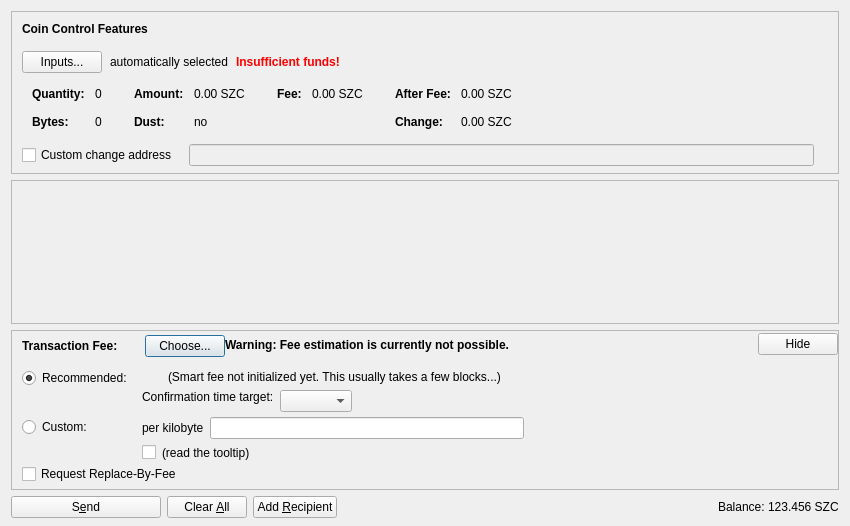
<?xml version="1.0" encoding="UTF-8"?>
<ui version="4.0">
 <class>SendCoinsDialog</class>
 <widget class="QDialog" name="SendCoinsDialog">
  <property name="geometry">
   <rect>
    <x>0</x>
    <y>0</y>
    <width>850</width>
    <height>526</height>
   </rect>
  </property>
  <property name="windowTitle">
   <string>Send Coins</string>
  </property>
  <layout class="QVBoxLayout" name="verticalLayout" stretch="0,1,0,0">
   <property name="bottomMargin">
    <number>8</number>
   </property>
   <item>
    <widget class="QFrame" name="frameCoinControl">
     <property name="sizePolicy">
      <sizepolicy hsizetype="Expanding" vsizetype="Expanding">
       <horstretch>0</horstretch>
       <verstretch>0</verstretch>
      </sizepolicy>
     </property>
     <property name="maximumSize">
      <size>
       <width>16777215</width>
       <height>16777215</height>
      </size>
     </property>
     <property name="frameShape">
      <enum>QFrame::StyledPanel</enum>
     </property>
     <property name="frameShadow">
      <enum>QFrame::Sunken</enum>
     </property>
     <layout class="QVBoxLayout" name="verticalLayoutCoinControl2">
      <property name="spacing">
       <number>0</number>
      </property>
      <property name="leftMargin">
       <number>0</number>
      </property>
      <property name="topMargin">
       <number>0</number>
      </property>
      <property name="rightMargin">
       <number>0</number>
      </property>
      <property name="bottomMargin">
       <number>6</number>
      </property>
      <item>
       <layout class="QVBoxLayout" name="verticalLayoutCoinControl" stretch="0,0,0,0,1">
        <property name="spacing">
         <number>0</number>
        </property>
        <property name="leftMargin">
         <number>10</number>
        </property>
        <property name="topMargin">
         <number>10</number>
        </property>
        <item>
         <layout class="QHBoxLayout" name="horizontalLayoutCoinControl1">
          <property name="bottomMargin">
           <number>15</number>
          </property>
          <item>
           <widget class="QLabel" name="labelCoinControlFeatures">
            <property name="sizePolicy">
             <sizepolicy hsizetype="Preferred" vsizetype="Maximum">
              <horstretch>0</horstretch>
              <verstretch>0</verstretch>
             </sizepolicy>
            </property>
            <property name="font">
             <font>
              <weight>75</weight>
              <bold>true</bold>
             </font>
            </property>
            <property name="styleSheet">
             <string notr="true">font-weight:bold;</string>
            </property>
            <property name="text">
             <string>Coin Control Features</string>
            </property>
           </widget>
          </item>
         </layout>
        </item>
        <item>
         <layout class="QHBoxLayout" name="horizontalLayoutCoinControl2" stretch="0,0,0,0">
          <property name="spacing">
           <number>8</number>
          </property>
          <property name="bottomMargin">
           <number>10</number>
          </property>
          <item>
           <widget class="QPushButton" name="pushButtonCoinControl">
            <property name="styleSheet">
             <string notr="true"/>
            </property>
            <property name="text">
             <string>Inputs...</string>
            </property>
            <property name="autoDefault">
             <bool>false</bool>
            </property>
           </widget>
          </item>
          <item>
           <widget class="QLabel" name="labelCoinControlAutomaticallySelected">
            <property name="text">
             <string>automatically selected</string>
            </property>
            <property name="margin">
             <number>5</number>
            </property>
           </widget>
          </item>
          <item>
           <widget class="QLabel" name="labelCoinControlInsuffFunds">
            <property name="font">
             <font>
              <weight>75</weight>
              <bold>true</bold>
             </font>
            </property>
            <property name="styleSheet">
             <string notr="true">color:red;font-weight:bold;</string>
            </property>
            <property name="text">
             <string>Insufficient funds!</string>
            </property>
            <property name="margin">
             <number>5</number>
            </property>
           </widget>
          </item>
          <item>
           <spacer name="horizontalSpacerCoinControl">
            <property name="orientation">
             <enum>Qt::Horizontal</enum>
            </property>
            <property name="sizeHint" stdset="0">
             <size>
              <width>40</width>
              <height>1</height>
             </size>
            </property>
           </spacer>
          </item>
         </layout>
        </item>
        <item>
         <widget class="QWidget" name="widgetCoinControl" native="true">
          <property name="sizePolicy">
           <sizepolicy hsizetype="Preferred" vsizetype="Preferred">
            <horstretch>0</horstretch>
            <verstretch>0</verstretch>
           </sizepolicy>
          </property>
          <property name="minimumSize">
           <size>
            <width>0</width>
            <height>0</height>
           </size>
          </property>
          <property name="styleSheet">
           <string notr="true"/>
          </property>
          <layout class="QHBoxLayout" name="horizontalLayoutCoinControl5">
           <property name="leftMargin">
            <number>0</number>
           </property>
           <property name="topMargin">
            <number>0</number>
           </property>
           <property name="rightMargin">
            <number>0</number>
           </property>
           <property name="bottomMargin">
            <number>0</number>
           </property>
           <item>
            <layout class="QHBoxLayout" name="horizontalLayoutCoinControl3" stretch="0,0,0,1">
             <property name="spacing">
              <number>20</number>
             </property>
             <property name="topMargin">
              <number>0</number>
             </property>
             <property name="bottomMargin">
              <number>10</number>
             </property>
             <item>
              <layout class="QFormLayout" name="formLayoutCoinControl1">
               <property name="horizontalSpacing">
                <number>10</number>
               </property>
               <property name="verticalSpacing">
                <number>14</number>
               </property>
               <property name="leftMargin">
                <number>10</number>
               </property>
               <property name="topMargin">
                <number>4</number>
               </property>
               <property name="rightMargin">
                <number>6</number>
               </property>
               <item row="0" column="0">
                <widget class="QLabel" name="labelCoinControlQuantityText">
                 <property name="font">
                  <font>
                   <weight>75</weight>
                   <bold>true</bold>
                  </font>
                 </property>
                 <property name="text">
                  <string>Quantity:</string>
                 </property>
                 <property name="margin">
                  <number>0</number>
                 </property>
                </widget>
               </item>
               <item row="0" column="1">
                <widget class="QLabel" name="labelCoinControlQuantity">
                 <property name="cursor">
                  <cursorShape>IBeamCursor</cursorShape>
                 </property>
                 <property name="contextMenuPolicy">
                  <enum>Qt::ActionsContextMenu</enum>
                 </property>
                 <property name="text">
                  <string notr="true">0</string>
                 </property>
                 <property name="margin">
                  <number>0</number>
                 </property>
                 <property name="textInteractionFlags">
                  <set>Qt::LinksAccessibleByMouse|Qt::TextSelectableByKeyboard|Qt::TextSelectableByMouse</set>
                 </property>
                </widget>
               </item>
               <item row="1" column="0">
                <widget class="QLabel" name="labelCoinControlBytesText">
                 <property name="font">
                  <font>
                   <weight>75</weight>
                   <bold>true</bold>
                  </font>
                 </property>
                 <property name="text">
                  <string>Bytes:</string>
                 </property>
                </widget>
               </item>
               <item row="1" column="1">
                <widget class="QLabel" name="labelCoinControlBytes">
                 <property name="cursor">
                  <cursorShape>IBeamCursor</cursorShape>
                 </property>
                 <property name="contextMenuPolicy">
                  <enum>Qt::ActionsContextMenu</enum>
                 </property>
                 <property name="text">
                  <string notr="true">0</string>
                 </property>
                 <property name="textInteractionFlags">
                  <set>Qt::LinksAccessibleByMouse|Qt::TextSelectableByKeyboard|Qt::TextSelectableByMouse</set>
                 </property>
                </widget>
               </item>
              </layout>
             </item>
             <item>
              <layout class="QFormLayout" name="formLayoutCoinControl2">
               <property name="horizontalSpacing">
                <number>10</number>
               </property>
               <property name="verticalSpacing">
                <number>14</number>
               </property>
               <property name="leftMargin">
                <number>6</number>
               </property>
               <property name="topMargin">
                <number>4</number>
               </property>
               <property name="rightMargin">
                <number>6</number>
               </property>
               <item row="0" column="0">
                <widget class="QLabel" name="labelCoinControlAmountText">
                 <property name="font">
                  <font>
                   <weight>75</weight>
                   <bold>true</bold>
                  </font>
                 </property>
                 <property name="text">
                  <string>Amount:</string>
                 </property>
                 <property name="margin">
                  <number>0</number>
                 </property>
                </widget>
               </item>
               <item row="0" column="1">
                <widget class="QLabel" name="labelCoinControlAmount">
                 <property name="cursor">
                  <cursorShape>IBeamCursor</cursorShape>
                 </property>
                 <property name="contextMenuPolicy">
                  <enum>Qt::ActionsContextMenu</enum>
                 </property>
                 <property name="text">
                  <string notr="true">0.00 SZC</string>
                 </property>
                 <property name="textInteractionFlags">
                  <set>Qt::LinksAccessibleByMouse|Qt::TextSelectableByKeyboard|Qt::TextSelectableByMouse</set>
                 </property>
                </widget>
               </item>
               <item row="1" column="0">
                <widget class="QLabel" name="labelCoinControlLowOutputText">
                 <property name="font">
                  <font>
                   <weight>75</weight>
                   <bold>true</bold>
                  </font>
                 </property>
                 <property name="text">
                  <string>Dust:</string>
                 </property>
                </widget>
               </item>
               <item row="1" column="1">
                <widget class="QLabel" name="labelCoinControlLowOutput">
                 <property name="cursor">
                  <cursorShape>IBeamCursor</cursorShape>
                 </property>
                 <property name="contextMenuPolicy">
                  <enum>Qt::ActionsContextMenu</enum>
                 </property>
                 <property name="text">
                  <string notr="true">no</string>
                 </property>
                 <property name="textInteractionFlags">
                  <set>Qt::LinksAccessibleByMouse|Qt::TextSelectableByKeyboard|Qt::TextSelectableByMouse</set>
                 </property>
                </widget>
               </item>
              </layout>
             </item>
             <item>
              <layout class="QFormLayout" name="formLayoutCoinControl3">
               <property name="horizontalSpacing">
                <number>10</number>
               </property>
               <property name="verticalSpacing">
                <number>14</number>
               </property>
               <property name="leftMargin">
                <number>6</number>
               </property>
               <property name="topMargin">
                <number>4</number>
               </property>
               <property name="rightMargin">
                <number>6</number>
               </property>
               <item row="0" column="0">
                <widget class="QLabel" name="labelCoinControlFeeText">
                 <property name="font">
                  <font>
                   <weight>75</weight>
                   <bold>true</bold>
                  </font>
                 </property>
                 <property name="text">
                  <string>Fee:</string>
                 </property>
                 <property name="margin">
                  <number>0</number>
                 </property>
                </widget>
               </item>
               <item row="0" column="1">
                <widget class="QLabel" name="labelCoinControlFee">
                 <property name="cursor">
                  <cursorShape>IBeamCursor</cursorShape>
                 </property>
                 <property name="contextMenuPolicy">
                  <enum>Qt::ActionsContextMenu</enum>
                 </property>
                 <property name="text">
                  <string notr="true">0.00 SZC</string>
                 </property>
                 <property name="textInteractionFlags">
                  <set>Qt::LinksAccessibleByMouse|Qt::TextSelectableByKeyboard|Qt::TextSelectableByMouse</set>
                 </property>
                </widget>
               </item>
              </layout>
             </item>
             <item>
              <layout class="QFormLayout" name="formLayoutCoinControl4">
               <property name="horizontalSpacing">
                <number>10</number>
               </property>
               <property name="verticalSpacing">
                <number>14</number>
               </property>
               <property name="leftMargin">
                <number>6</number>
               </property>
               <property name="topMargin">
                <number>4</number>
               </property>
               <property name="rightMargin">
                <number>6</number>
               </property>
               <item row="0" column="0">
                <widget class="QLabel" name="labelCoinControlAfterFeeText">
                 <property name="font">
                  <font>
                   <weight>75</weight>
                   <bold>true</bold>
                  </font>
                 </property>
                 <property name="text">
                  <string>After Fee:</string>
                 </property>
                 <property name="margin">
                  <number>0</number>
                 </property>
                </widget>
               </item>
               <item row="0" column="1">
                <widget class="QLabel" name="labelCoinControlAfterFee">
                 <property name="cursor">
                  <cursorShape>IBeamCursor</cursorShape>
                 </property>
                 <property name="contextMenuPolicy">
                  <enum>Qt::ActionsContextMenu</enum>
                 </property>
                 <property name="text">
                  <string notr="true">0.00 SZC</string>
                 </property>
                 <property name="textInteractionFlags">
                  <set>Qt::LinksAccessibleByMouse|Qt::TextSelectableByKeyboard|Qt::TextSelectableByMouse</set>
                 </property>
                </widget>
               </item>
               <item row="1" column="0">
                <widget class="QLabel" name="labelCoinControlChangeText">
                 <property name="font">
                  <font>
                   <weight>75</weight>
                   <bold>true</bold>
                  </font>
                 </property>
                 <property name="text">
                  <string>Change:</string>
                 </property>
                </widget>
               </item>
               <item row="1" column="1">
                <widget class="QLabel" name="labelCoinControlChange">
                 <property name="cursor">
                  <cursorShape>IBeamCursor</cursorShape>
                 </property>
                 <property name="contextMenuPolicy">
                  <enum>Qt::ActionsContextMenu</enum>
                 </property>
                 <property name="text">
                  <string notr="true">0.00 SZC</string>
                 </property>
                 <property name="textInteractionFlags">
                  <set>Qt::LinksAccessibleByMouse|Qt::TextSelectableByKeyboard|Qt::TextSelectableByMouse</set>
                 </property>
                </widget>
               </item>
              </layout>
             </item>
            </layout>
           </item>
          </layout>
         </widget>
        </item>
        <item>
         <layout class="QHBoxLayout" name="horizontalLayoutCoinControl4" stretch="0,0,0">
          <property name="spacing">
           <number>12</number>
          </property>
          <property name="sizeConstraint">
           <enum>QLayout::SetDefaultConstraint</enum>
          </property>
          <property name="topMargin">
           <number>5</number>
          </property>
          <property name="rightMargin">
           <number>5</number>
          </property>
          <item>
           <widget class="QCheckBox" name="checkBoxCoinControlChange">
            <property name="toolTip">
             <string>If this is activated, but the change address is empty or invalid, change will be sent to a newly generated address.</string>
            </property>
            <property name="text">
             <string>Custom change address</string>
            </property>
           </widget>
          </item>
          <item>
           <widget class="QValidatedLineEdit" name="lineEditCoinControlChange">
            <property name="enabled">
             <bool>false</bool>
            </property>
            <property name="sizePolicy">
             <sizepolicy hsizetype="Expanding" vsizetype="Fixed">
              <horstretch>0</horstretch>
              <verstretch>0</verstretch>
             </sizepolicy>
            </property>
           </widget>
          </item>
          <item>
           <widget class="QLabel" name="labelCoinControlChangeLabel">
            <property name="sizePolicy">
             <sizepolicy hsizetype="Preferred" vsizetype="Expanding">
              <horstretch>0</horstretch>
              <verstretch>0</verstretch>
             </sizepolicy>
            </property>
            <property name="minimumSize">
             <size>
              <width>0</width>
              <height>0</height>
             </size>
            </property>
            <property name="text">
             <string/>
            </property>
            <property name="margin">
             <number>3</number>
            </property>
           </widget>
          </item>
         </layout>
        </item>
        <item>
         <spacer name="verticalSpacerCoinControl">
          <property name="orientation">
           <enum>Qt::Vertical</enum>
          </property>
          <property name="sizeHint" stdset="0">
           <size>
            <width>800</width>
            <height>1</height>
           </size>
          </property>
         </spacer>
        </item>
       </layout>
      </item>
     </layout>
    </widget>
   </item>
   <item>
    <widget class="QScrollArea" name="scrollArea">
     <property name="widgetResizable">
      <bool>true</bool>
     </property>
     <widget class="QWidget" name="scrollAreaWidgetContents">
      <property name="geometry">
       <rect>
        <x>0</x>
        <y>0</y>
        <width>830</width>
        <height>104</height>
       </rect>
      </property>
      <layout class="QVBoxLayout" name="verticalLayout_2" stretch="0,1">
       <property name="leftMargin">
        <number>0</number>
       </property>
       <property name="topMargin">
        <number>0</number>
       </property>
       <property name="rightMargin">
        <number>0</number>
       </property>
       <property name="bottomMargin">
        <number>0</number>
       </property>
       <item>
        <layout class="QVBoxLayout" name="entries">
         <property name="spacing">
          <number>6</number>
         </property>
        </layout>
       </item>
       <item>
        <spacer name="verticalSpacer">
         <property name="orientation">
          <enum>Qt::Vertical</enum>
         </property>
         <property name="sizeHint" stdset="0">
          <size>
           <width>20</width>
           <height>40</height>
          </size>
         </property>
        </spacer>
       </item>
      </layout>
     </widget>
    </widget>
   </item>
   <item>
    <widget class="QFrame" name="frameFee">
     <property name="sizePolicy">
      <sizepolicy hsizetype="Expanding" vsizetype="Expanding">
       <horstretch>0</horstretch>
       <verstretch>0</verstretch>
      </sizepolicy>
     </property>
     <property name="maximumSize">
      <size>
       <width>16777215</width>
       <height>16777215</height>
      </size>
     </property>
     <property name="frameShape">
      <enum>QFrame::StyledPanel</enum>
     </property>
     <property name="frameShadow">
      <enum>QFrame::Sunken</enum>
     </property>
     <layout class="QVBoxLayout" name="verticalLayoutFee1">
      <property name="spacing">
       <number>0</number>
      </property>
      <property name="leftMargin">
       <number>0</number>
      </property>
      <property name="topMargin">
       <number>0</number>
      </property>
      <property name="rightMargin">
       <number>0</number>
      </property>
      <property name="bottomMargin">
       <number>0</number>
      </property>
      <item>
       <layout class="QVBoxLayout" name="verticalLayoutFee2" stretch="0,0,0">
        <property name="spacing">
         <number>0</number>
        </property>
        <property name="leftMargin">
         <number>10</number>
        </property>
        <property name="topMargin">
         <number>0</number>
        </property>
        <item>
         <layout class="QHBoxLayout" name="horizontalLayoutFee1">
          <property name="bottomMargin">
           <number>0</number>
          </property>
          <item>
           <layout class="QVBoxLayout" name="verticalLayoutFee7">
            <property name="spacing">
             <number>0</number>
            </property>
            <item>
             <spacer name="verticalSpacerSmartFee">
              <property name="orientation">
               <enum>Qt::Vertical</enum>
              </property>
              <property name="sizeType">
               <enum>QSizePolicy::Fixed</enum>
              </property>
              <property name="sizeHint" stdset="0">
               <size>
                <width>1</width>
                <height>4</height>
               </size>
              </property>
             </spacer>
            </item>
            <item>
             <layout class="QHBoxLayout" name="horizontalLayoutSmartFee">
              <property name="spacing">
               <number>10</number>
              </property>
              <item>
               <widget class="QLabel" name="labelFeeHeadline">
                <property name="sizePolicy">
                 <sizepolicy hsizetype="Preferred" vsizetype="Maximum">
                  <horstretch>0</horstretch>
                  <verstretch>0</verstretch>
                 </sizepolicy>
                </property>
                <property name="font">
                 <font>
                  <weight>75</weight>
                  <bold>true</bold>
                 </font>
                </property>
                <property name="styleSheet">
                 <string notr="true">font-weight:bold;</string>
                </property>
                <property name="text">
                 <string>Transaction Fee:</string>
                </property>
               </widget>
              </item>
              <item>
               <widget class="QLabel" name="labelFeeMinimized">
                <property name="text">
                 <string/>
                </property>
               </widget>
              </item>
              <item>
               <widget class="QPushButton" name="buttonChooseFee">
                <property name="text">
                 <string>Choose...</string>
                </property>
               </widget>
              </item>
             </layout>
            </item>
            <item>
             <spacer name="verticalSpacer_5">
              <property name="orientation">
               <enum>Qt::Vertical</enum>
              </property>
              <property name="sizeHint" stdset="0">
               <size>
                <width>1</width>
                <height>1</height>
               </size>
              </property>
             </spacer>
            </item>
           </layout>
          </item>
          <item>
           <widget class="QLabel" name="fallbackFeeWarningLabel">
            <property name="toolTip">
             <string>Using the fallbackfee can result in sending a transaction that will take several hours or days (or never) to confirm. Consider choosing your fee manually or wait until you have validated the complete chain.</string>
            </property>
            <property name="font">
            <font>
                <weight>75</weight>
                <bold>true</bold>
            </font>
            </property>
            <property name="text">
             <string>Warning: Fee estimation is currently not possible.</string>
            </property>
            <property name="wordWrap">
             <bool>false</bool>
            </property>
           </widget>
          </item>
          <item>
           <spacer name="horizontalSpacer_4">
            <property name="orientation">
             <enum>Qt::Horizontal</enum>
            </property>
            <property name="sizeType">
             <enum>QSizePolicy::MinimumExpanding</enum>
            </property>
            <property name="sizeHint" stdset="0">
             <size>
              <width>40</width>
              <height>20</height>
             </size>
            </property>
           </spacer>
          </item>
          <item>
           <widget class="QPushButton" name="buttonMinimizeFee">
            <property name="toolTip">
             <string>collapse fee-settings</string>
            </property>
            <property name="text">
             <string>Hide</string>
            </property>
           </widget>
          </item>
         </layout>
        </item>
        <item>
         <widget class="QFrame" name="frameFeeSelection">
          <layout class="QVBoxLayout" name="verticalLayoutFee12">
           <property name="spacing">
            <number>0</number>
           </property>
           <property name="leftMargin">
            <number>0</number>
           </property>
           <property name="topMargin">
            <number>0</number>
           </property>
           <property name="rightMargin">
            <number>0</number>
           </property>
           <property name="bottomMargin">
            <number>0</number>
           </property>
           <item>
            <layout class="QGridLayout" name="gridLayoutFee">
             <property name="topMargin">
              <number>10</number>
             </property>
             <property name="bottomMargin">
              <number>4</number>
             </property>
             <property name="horizontalSpacing">
              <number>10</number>
             </property>
             <property name="verticalSpacing">
              <number>4</number>
             </property>
             <item row="1" column="1">
              <layout class="QVBoxLayout" name="verticalLayoutFee8">
               <property name="spacing">
                <number>6</number>
               </property>
               <item>
                <layout class="QHBoxLayout" name="horizontalLayoutFee13">
                 <item>
                  <widget class="QLabel" name="labelCustomPerKilobyte">
                   <property name="toolTip">
                    <string>If the custom fee is set to 1000 satoshis and the transaction is only 250 bytes, then &quot;per kilobyte&quot; only pays 250 satoshis in fee, while &quot;total at least&quot; pays 1000 satoshis. For transactions bigger than a kilobyte both pay by kilobyte.</string>
                   </property>
                   <property name="text">
                    <string>per kilobyte</string>
                   </property>
                  </widget>
                 </item>
                 <item>
                  <widget class="SchezuancoinAmountField" name="customFee"/>
                 </item>
                 <item>
                  <spacer name="horizontalSpacer_6">
                   <property name="orientation">
                    <enum>Qt::Horizontal</enum>
                   </property>
                   <property name="sizeHint" stdset="0">
                    <size>
                     <width>1</width>
                     <height>1</height>
                    </size>
                   </property>
                  </spacer>
                 </item>
                </layout>
               </item>
               <item>
                <layout class="QHBoxLayout" name="horizontalLayoutFee8">
                 <item>
                  <widget class="QCheckBox" name="checkBoxMinimumFee">
                   <property name="toolTip">
                    <string>Paying only the minimum fee is just fine as long as there is less transaction volume than space in the blocks. But be aware that this can end up in a never confirming transaction once there is more demand for schezuancoin transactions than the network can process.</string>
                   </property>
                   <property name="text">
                    <string/>
                   </property>
                  </widget>
                 </item>
                 <item>
                  <widget class="QLabel" name="labelMinFeeWarning">
                   <property name="enabled">
                    <bool>true</bool>
                   </property>
                   <property name="toolTip">
                    <string>Paying only the minimum fee is just fine as long as there is less transaction volume than space in the blocks. But be aware that this can end up in a never confirming transaction once there is more demand for schezuancoin transactions than the network can process.</string>
                   </property>
                   <property name="text">
                    <string>(read the tooltip)</string>
                   </property>
                   <property name="margin">
                    <number>5</number>
                   </property>
                  </widget>
                 </item>
                 <item>
                  <spacer name="horizontalSpacer_2">
                   <property name="orientation">
                    <enum>Qt::Horizontal</enum>
                   </property>
                   <property name="sizeHint" stdset="0">
                    <size>
                     <width>1</width>
                     <height>1</height>
                    </size>
                   </property>
                  </spacer>
                 </item>
                </layout>
               </item>
              </layout>
             </item>
             <item row="0" column="0">
              <layout class="QVBoxLayout" name="verticalLayoutFee4" stretch="0,1">
               <item>
                <widget class="QRadioButton" name="radioSmartFee">
                 <property name="text">
                  <string>Recommended:</string>
                 </property>
                 <property name="checked">
                  <bool>true</bool>
                 </property>
                 <attribute name="buttonGroup">
                  <string notr="true">groupFee</string>
                 </attribute>
                </widget>
               </item>
               <item>
                <spacer name="verticalSpacer_2">
                 <property name="orientation">
                  <enum>Qt::Vertical</enum>
                 </property>
                 <property name="sizeHint" stdset="0">
                  <size>
                   <width>1</width>
                   <height>1</height>
                  </size>
                 </property>
                </spacer>
               </item>
              </layout>
             </item>
             <item row="1" column="0">
              <layout class="QVBoxLayout" name="verticalLayoutFee9" stretch="0,1">
               <item>
                <widget class="QRadioButton" name="radioCustomFee">
                 <property name="text">
                  <string>Custom:</string>
                 </property>
                 <attribute name="buttonGroup">
                  <string notr="true">groupFee</string>
                 </attribute>
                </widget>
               </item>
               <item>
                <spacer name="verticalSpacer_6">
                 <property name="orientation">
                  <enum>Qt::Vertical</enum>
                 </property>
                 <property name="sizeHint" stdset="0">
                  <size>
                   <width>1</width>
                   <height>1</height>
                  </size>
                 </property>
                </spacer>
               </item>
              </layout>
             </item>
             <item row="0" column="1">
              <layout class="QVBoxLayout" name="verticalLayoutFee3" stretch="0,0,1">
               <property name="spacing">
                <number>6</number>
               </property>
               <property name="topMargin">
                <number>2</number>
               </property>
               <item>
                <layout class="QHBoxLayout" name="horizontalLayoutFee12">
                 <item>
                  <widget class="QLabel" name="labelSmartFee">
                   <property name="text">
                    <string/>
                   </property>
                   <property name="margin">
                    <number>2</number>
                   </property>
                  </widget>
                 </item>
                 <item>
                  <widget class="QLabel" name="labelFeeEstimation">
                   <property name="text">
                    <string/>
                   </property>
                  </widget>
                 </item>
                 <item>
                  <widget class="QLabel" name="labelSmartFee2">
                   <property name="text">
                    <string>(Smart fee not initialized yet. This usually takes a few blocks...)</string>
                   </property>
                   <property name="margin">
                    <number>2</number>
                   </property>
                  </widget>
                 </item>
                 <item>
                  <spacer name="horizontalSpacer_5">
                   <property name="orientation">
                    <enum>Qt::Horizontal</enum>
                   </property>
                   <property name="sizeHint" stdset="0">
                    <size>
                     <width>1</width>
                     <height>1</height>
                    </size>
                   </property>
                  </spacer>
                 </item>
                </layout>
               </item>
               <item>
                <layout class="QHBoxLayout" name="horizontalLayoutFee9">
                 <item>
                  <layout class="QVBoxLayout" name="verticalLayoutFee6">
                   <item>
                    <widget class="QLabel" name="labelSmartFee3">
                     <property name="text">
                      <string>Confirmation time target:</string>
                     </property>
                     <property name="margin">
                      <number>2</number>
                     </property>
                    </widget>
                   </item>
                   <item>
                    <spacer name="verticalSpacer_3">
                     <property name="orientation">
                      <enum>Qt::Vertical</enum>
                     </property>
                     <property name="sizeHint" stdset="0">
                      <size>
                       <width>1</width>
                       <height>1</height>
                      </size>
                     </property>
                    </spacer>
                   </item>
                  </layout>
                 </item>
                 <item>
                  <layout class="QVBoxLayout" name="verticalLayoutFee5">
                   <property name="rightMargin">
                    <number>30</number>
                   </property>
                   <item>
                    <layout class="QHBoxLayout" name="horizontalLayoutConfTarget">
                     <property name="bottomMargin">
                      <number>0</number>
                     </property>
                     <item>
                      <widget class="QComboBox" name="confTargetSelector"/>
                     </item>
                     <item>
                      <spacer name="horizontalSpacerConfTarget">
                       <property name="orientation">
                        <enum>Qt::Horizontal</enum>
                       </property>
                       <property name="sizeHint" stdset="0">
                        <size>
                         <width>40</width>
                         <height>20</height>
                        </size>
                       </property>
                      </spacer>
                     </item>
                    </layout>
                   </item>
                  </layout>
                 </item>
                </layout>
               </item>
               <item>
                <spacer name="verticalSpacer_4">
                 <property name="orientation">
                  <enum>Qt::Vertical</enum>
                 </property>
                 <property name="sizeHint" stdset="0">
                  <size>
                   <width>1</width>
                   <height>1</height>
                  </size>
                 </property>
                </spacer>
               </item>
              </layout>
             </item>
            </layout>
           </item>
           <item>
            <widget class="QCheckBox" name="optInRBF">
             <property name="text">
              <string>Request Replace-By-Fee</string>
             </property>
             <property name="toolTip">
              <string>Indicates that the sender may wish to replace this transaction with a new one paying higher fees (prior to being confirmed).</string>
             </property>
            </widget>
           </item>
          </layout>
         </widget>
        </item>
        <item>
         <spacer name="verticalSpacerFee">
          <property name="orientation">
           <enum>Qt::Vertical</enum>
          </property>
          <property name="sizeHint" stdset="0">
           <size>
            <width>40</width>
            <height>5</height>
           </size>
          </property>
         </spacer>
        </item>
       </layout>
      </item>
     </layout>
    </widget>
   </item>
   <item>
    <layout class="QHBoxLayout" name="horizontalLayout">
     <item>
      <widget class="QPushButton" name="sendButton">
       <property name="minimumSize">
        <size>
         <width>150</width>
         <height>0</height>
        </size>
       </property>
       <property name="toolTip">
        <string>Confirm the send action</string>
       </property>
       <property name="text">
        <string>S&amp;end</string>
       </property>
       <property name="icon">
        <iconset resource="../schezuancoin.qrc">
         <normaloff>:/icons/send</normaloff>:/icons/send</iconset>
       </property>
       <property name="autoDefault">
        <bool>false</bool>
       </property>
       <property name="default">
        <bool>false</bool>
       </property>
      </widget>
     </item>
     <item>
      <widget class="QPushButton" name="clearButton">
       <property name="sizePolicy">
        <sizepolicy hsizetype="Minimum" vsizetype="Fixed">
         <horstretch>0</horstretch>
         <verstretch>0</verstretch>
        </sizepolicy>
       </property>
       <property name="toolTip">
        <string>Clear all fields of the form.</string>
       </property>
       <property name="text">
        <string>Clear &amp;All</string>
       </property>
       <property name="icon">
        <iconset resource="../schezuancoin.qrc">
         <normaloff>:/icons/remove</normaloff>:/icons/remove</iconset>
       </property>
       <property name="autoDefault">
        <bool>false</bool>
       </property>
      </widget>
     </item>
     <item>
      <widget class="QPushButton" name="addButton">
       <property name="toolTip">
        <string>Send to multiple recipients at once</string>
       </property>
       <property name="text">
        <string>Add &amp;Recipient</string>
       </property>
       <property name="icon">
        <iconset resource="../schezuancoin.qrc">
         <normaloff>:/icons/add</normaloff>:/icons/add</iconset>
       </property>
       <property name="autoDefault">
        <bool>false</bool>
       </property>
      </widget>
     </item>
     <item>
      <spacer name="horizontalSpacer">
       <property name="orientation">
        <enum>Qt::Horizontal</enum>
       </property>
       <property name="sizeHint" stdset="0">
        <size>
         <width>40</width>
         <height>20</height>
        </size>
       </property>
      </spacer>
     </item>
     <item>
      <layout class="QHBoxLayout" name="horizontalLayout_2">
       <property name="spacing">
        <number>3</number>
       </property>
       <item>
        <widget class="QLabel" name="label">
         <property name="sizePolicy">
          <sizepolicy hsizetype="Preferred" vsizetype="Fixed">
           <horstretch>0</horstretch>
           <verstretch>0</verstretch>
          </sizepolicy>
         </property>
         <property name="text">
          <string>Balance:</string>
         </property>
        </widget>
       </item>
       <item>
        <widget class="QLabel" name="labelBalance">
         <property name="sizePolicy">
          <sizepolicy hsizetype="Preferred" vsizetype="Fixed">
           <horstretch>0</horstretch>
           <verstretch>0</verstretch>
          </sizepolicy>
         </property>
         <property name="cursor">
          <cursorShape>IBeamCursor</cursorShape>
         </property>
         <property name="text">
          <string notr="true">123.456 SZC</string>
         </property>
         <property name="textInteractionFlags">
          <set>Qt::LinksAccessibleByMouse|Qt::TextSelectableByKeyboard|Qt::TextSelectableByMouse</set>
         </property>
        </widget>
       </item>
      </layout>
     </item>
    </layout>
   </item>
  </layout>
 </widget>
 <customwidgets>
  <customwidget>
   <class>QValidatedLineEdit</class>
   <extends>QLineEdit</extends>
   <header>qvalidatedlineedit.h</header>
  </customwidget>
  <customwidget>
   <class>SchezuancoinAmountField</class>
   <extends>QLineEdit</extends>
   <header>schezuancoinamountfield.h</header>
   <container>1</container>
  </customwidget>
 </customwidgets>
 <resources>
  <include location="../schezuancoin.qrc"/>
 </resources>
 <connections/>
 <buttongroups>
  <buttongroup name="groupFee"/>
 </buttongroups>
</ui>
